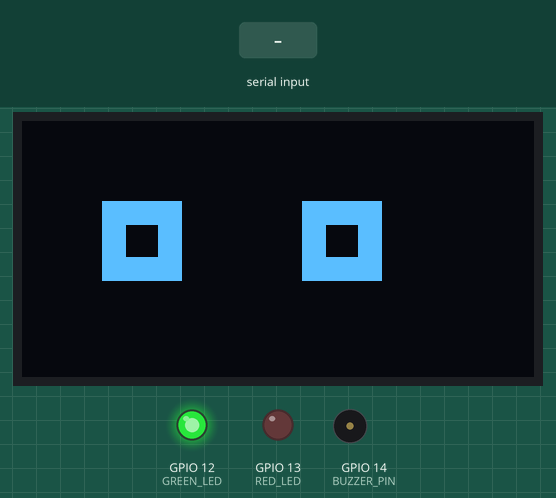
The sketch below on a simulated ESP8266 (NodeMCU). Parts: 128×64 one-colour display, output pins drawn as LEDs (lit = HIGH), buzzer (waves = sounding, pin HIGH). Inputs (shaded band) come from the test bench. What the sketch prints to the serial monitor is not drawn.

Above: at 1.2 s.
1.3 s: "ALERT\n" received over Serial
At 1.9 s:
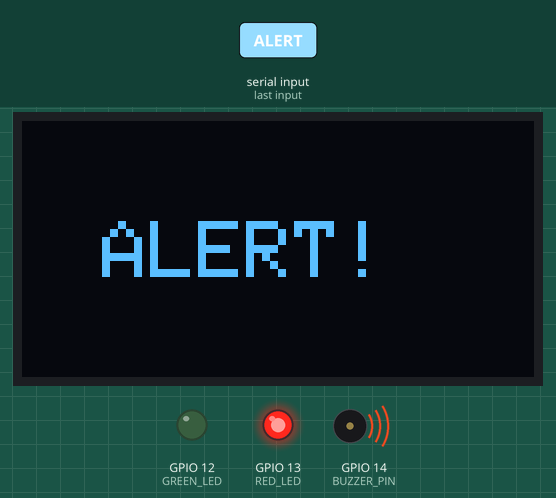
At 7.2 s:
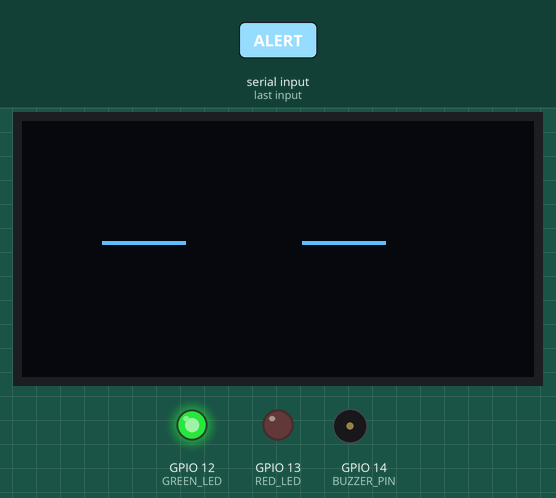
Timing chart, 0 to 8.7 s (numbered marks = the images above; inputs shaded):
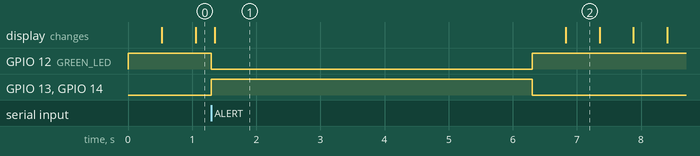

The sketch:

ESP8266_Alert_System.ino
```cpp
#include <Wire.h>
#include <Adafruit_GFX.h>
#include <Adafruit_SSD1306.h>
#include <ESP8266WiFi.h>
#include <ESP8266WebServer.h>

// ---------- OLED SETUP ----------
#define SCREEN_WIDTH 128
#define SCREEN_HEIGHT 64
#define OLED_RESET    -1
#define SCREEN_ADDRESS 0x3C
Adafruit_SSD1306 display(SCREEN_WIDTH, SCREEN_HEIGHT, &Wire, OLED_RESET);

// ---------- PINS ----------
#define BUZZER_PIN 14   // D5
#define GREEN_LED  12   // D6
#define RED_LED    13   // D7

// ---------- SERIAL ----------
String inputString = "";

// ---------- BLINK CONFIG ----------
unsigned long lastBlinkTime = 0;
bool eyesOpen = true;
const int blinkInterval = 500;
bool blinkEnabled = true;  // controls eye blinking

// ---------- WIFI ----------
const char* ssid = "ESP8266_Hotspot";
const char* password = "12345678";
IPAddress local_IP(192,168,4,1);
IPAddress gateway(192,168,4,1);
IPAddress subnet(255,255,255,0);

// ---------- WEB SERVER ----------
ESP8266WebServer server(80);
String currentState = "NORMAL";

// ---------- TIMING ----------
bool alertActive = false;       // 1-min alert
unsigned long alertStartTime = 0;
bool buzzerActive = false;      // 5-sec buzzer
unsigned long buzzerStartTime = 0;
bool oledUpdated = false;       // tracks OLED update during buzzer

// ---------- FUNCTIONS ----------
void setupWiFi() {
  WiFi.softAP(ssid, password);
  WiFi.softAPConfig(local_IP, gateway, subnet);
}

void handleStatus() {
  server.send(200, "text/plain", currentState);
}

void setupServer() {
  server.on("/status", handleStatus);
  server.begin();
}

// Draw eyes on OLED
void drawEyes(bool open) {
  display.clearDisplay();
  if(open) {
    // Open eyes
    display.fillRect(20,20,20,20,SSD1306_WHITE);
    display.fillRect(70,20,20,20,SSD1306_WHITE);
    // Pupils
    display.fillRect(26,26,8,8,SSD1306_BLACK);
    display.fillRect(76,26,8,8,SSD1306_BLACK);
  } else {
    // Closed eyes
    display.drawLine(20,30,40,30,SSD1306_WHITE);
    display.drawLine(70,30,90,30,SSD1306_WHITE);
  }
  display.display();
}

// Draw ALERT on OLED
void drawAlertOLED() {
  display.clearDisplay();
  display.setTextSize(2);
  display.setTextColor(SSD1306_WHITE);
  display.setCursor(20,25);
  display.println("ALERT!");
  display.display();
}

// ---------- SETUP ----------
void setup() {
  Serial.begin(115200);

  pinMode(BUZZER_PIN, OUTPUT);
  pinMode(GREEN_LED, OUTPUT);
  pinMode(RED_LED, OUTPUT);

  digitalWrite(BUZZER_PIN, LOW);
  digitalWrite(GREEN_LED, HIGH);
  digitalWrite(RED_LED, LOW);

  if (!display.begin(SSD1306_SWITCHCAPVCC, SCREEN_ADDRESS)) while(true);
  display.clearDisplay();
  drawEyes(eyesOpen);

  inputString.reserve(50);
  Serial.println("ESP8266 ALERT SYSTEM READY");

  setupWiFi();
  setupServer();
}

// ---------- PROCESS SERIAL COMMAND ----------
void processCommand(String cmd) {
  cmd.trim();
  if(cmd=="ALERT") {
    alertActive = true;
    alertStartTime = millis();
    currentState = "EMERGENCY";

    // Start buzzer + red LED for 5 sec
    buzzerActive = true;
    buzzerStartTime = millis();
    digitalWrite(BUZZER_PIN,HIGH);
    digitalWrite(RED_LED,HIGH);
    digitalWrite(GREEN_LED,LOW);

    // OLED ALERT during buzzer
    drawAlertOLED();
    oledUpdated = true;

    // temporarily disable blinking during buzzer
    blinkEnabled = false;
  } else if(cmd=="NORMAL") {
    if(!alertActive){ // Only reset if no 1-min alert
      currentState = "NORMAL";
      digitalWrite(GREEN_LED,HIGH);
      digitalWrite(RED_LED,LOW);
      digitalWrite(BUZZER_PIN,LOW);
      blinkEnabled = true;
      oledUpdated = false;
    }
  }
}

// ---------- LOOP ----------
void loop() {
  // ---- SERIAL INPUT ----
  while(Serial.available()){
    char inChar = (char)Serial.read();
    if(inChar=='\n'){
      processCommand(inputString);
      inputString="";
    } else inputString += inChar;
  }

  // ---- BUZZER TIMER 5 SEC ----
  if(buzzerActive && millis()-buzzerStartTime>=5000){
    buzzerActive=false;
    digitalWrite(BUZZER_PIN,LOW);
    digitalWrite(RED_LED,LOW);
    digitalWrite(GREEN_LED,HIGH);

    // Enable blinking eyes after buzzer ends
    blinkEnabled = true;
    lastBlinkTime = millis();
    oledUpdated = false; // allow redraw
  }

  // ---- ALERT TIMER 1 MIN ----
  if(alertActive && millis()-alertStartTime>=60000){
    alertActive=false;
    currentState="NORMAL";
    blinkEnabled = true;
    lastBlinkTime = millis();
    oledUpdated = false;
  }

  // ---- BLINK EYES ----
  if(blinkEnabled && millis()-lastBlinkTime>blinkInterval){
    eyesOpen = !eyesOpen;
    drawEyes(eyesOpen);
    lastBlinkTime = millis();
  }

  // ---- OLED ALERT DISPLAY ----
  if(buzzerActive && !oledUpdated){
    drawAlertOLED();
    oledUpdated = true;
  }

  if(!buzzerActive) oledUpdated = false;

  // ---- WEB SERVER ----
  server.handleClient();
}
```

Measured:
- after the input at 1.3 s, GPIO 12 (GREEN_LED): HIGH → LOW at once, → HIGH 5.0 s later; GPIO 13 (RED_LED), GPIO 14 (BUZZER_PIN): LOW → HIGH at once, → LOW 5.0 s later; the display: changes after 0.06 s (image 1)
- what the display in image 1 shows lasts 5.4 s, from 1.4 s to 6.8 s
- what the display in image 2 shows lasts 0.6 s, from 6.8 s to 7.4 s
